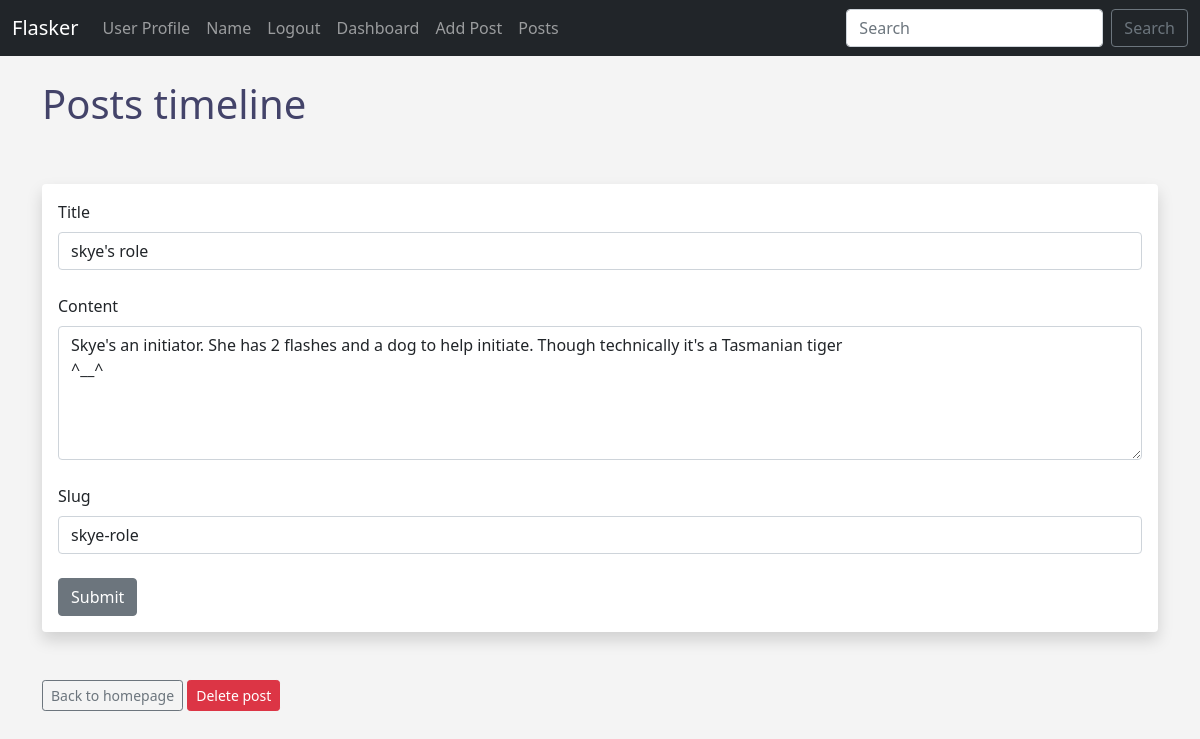
/posts/edit/9 (signed in), run on the app's committed database.
### app.py (models this page shows)
class Posts(db.Model):
    id = db.Column(db.Integer, primary_key=True)
    title = db.Column(db.String(255))
    content = db.Column(db.Text)
    author = db.Column(db.String(255))
    date_posted = db.Column(db.DateTime, default=datetime.utcnow)
    slug = db.Column(db.String(255))
    poster_id = db.Column(db.Integer, db.ForeignKey('users.id'))

### app.py (the view, shortened to what this page needs)
@app.route('/posts/edit/<int:id>', methods=['GET', 'POST'])
@login_required
def edit_post(id):
    post = Posts.query.get_or_404(id)
    form = PostForm()
    if current_user.id == post.poster.id:
        form.title.data = post.title
        form.content.data = post.content
        form.slug.data = post.slug
        return render_template('edit_post.html', form=form, post=post)
    else:
        flash('You cannot edit this post!!')
        return render_template

### forms.py
class PostForm(FlaskForm):
    title = StringField("Title", validators=[DataRequired()])
    content = CKEditorField('Content', validators=[DataRequired()])
    author = StringField("Author")
    slug = StringField("Slug", validators=[DataRequired()])
    submit = SubmitField("Submit")

class SearchForm(FlaskForm):
    searched = StringField("Searched", validators=[DataRequired()])
    submit = SubmitField("Submit")

### app.py (called while the page is built)
@login_manager.user_loader
def load_user(user_id):
    return Users.query.get(int(user_id))

@app.context_processor
def base():
    form = SearchForm()
    return dict(form=form)

### templates/edit_post.html (shortened to what this page needs)
{% extends 'base.html' %}
{% block content %}
<h1>Posts timeline</h1>
<br /><br />
<div class="shadow p-3 mb-5 bg-body rounded">
    <form method="POST">
        {{ form.title.label(class="form-label") }}
        {{ form.title(class="form-control") }}
        <br />
        {{ form.content.label(class="form-label") }}
        {{ form.content(class="form-control", rows = "5") }}
        <br />
        {{ form.slug.label(class="form-label") }}
        {{ form.slug(class="form-control") }}
        <br />
        {{ form.submit(class="btn btn-secondary") }}
    </form>
</div>
<a href="{{ url_for('posts') }}" class="btn btn-outline-secondary btn-sm">Back to homepage</a>
<a href="{{ url_for('delete_post', id=post.id)}}" class="btn btn-danger btn-sm">Delete post</a>
{% endblock %}

### static/css/style.css (style rules this page uses)
h1 { color: rgb(67, 67, 105); font-size: 40px; }
body { background: #f4f4f4; }

### data on the page
Posts: title "skye's role", content "Skye's an initiator. She has 2 flashes and a dog to help initiate. Though technically it's a Tasmanian tiger ^__^", slug "skye-role"
